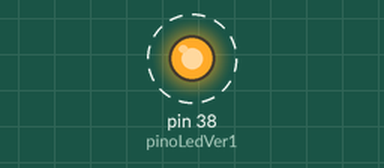
This sketch was run on a simulated Arduino Mega 2560, built with avr-gcc and run on an emulated ATmega2560. On the bench: output pins drawn as LEDs (lit = HIGH). Dashed ring = blinking. What the sketch prints to the serial monitor is not drawn.

Above: at 0.5 s.
Timing chart, 0 to 4.6 s (numbered marks = the images above):
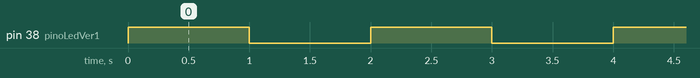

The sketch:

Exercicio_1.ino
```cpp
// Aula de 21/08/2023
// Exercicio-01
/* Lista de atividades:
a) Criar um sketch que faça o LED vermelho, que está conectado ao pino 13 do Arduino
UNO piscar continuamente a cada 1 segundo. Não usar variáveis.
Atenção, salvar o arquivo como "Exercicio-01A".

b)criar uma variável inteira "pinoLED" e atribuir o valor do pino 13 a esta variável
também criar uma variável "tempoEspera" e atribuir o valor de 1 segundo a mesma.
Executar o mesmo programa do item a) só que com variáveis.
Atenção, salvar o arquivo como "Exercicio-01B".

c) Criar uma variável que incremente seu valor em cada passagem do loop e escreva esse
valor no monitor serial do Arduino.
Atenção, salvar o arquivo como "Exercicio-01C".

Use a estrutura base abaixo para iniciar a programação.
*/
int incremento = 0;
int pinoLedVer1 = 38;
int tempoEspera = 1000;

/*-----------------------Exercicio-01B----------------
int pinoLedVer1 = 38;
int tempoEspera = 1000;
*/
void setup() {

  pinMode(pinoLedVer1, OUTPUT);
  Serial.begin(9600);//inicializa o monitor serial

/*-----------------------Exercicio-01B----------------
  pinMode(pinoLedVer1,OUTPUT);
*/

/*-----------------------Exercicio-01A----------------
  pinMode(38, OUTPUT);
  pinMode(44, OUTPUT);
  pinMode(50, OUTPUT);
  */
}

void loop() {
  digitalWrite(pinoLedVer1, HIGH);
  delay(tempoEspera);
  digitalWrite(pinoLedVer1, LOW);
  delay(tempoEspera);
  incremento += 1;
  Serial.println(incremento);

/*-----------------------Exercicio-01B----------------
  digitalWrite(pinoLedVer1, HIGH);
  delay(tempoEspera);
  digitalWrite(pinoLedVer1, LOW);
  delay(tempoEspera);
*/
/* -----------------------Exercicio-01A----------------
  digitalWrite(38, HIGH);
  digitalWrite(44, HIGH);
  digitalWrite(50, HIGH);
  delay(1000);
  digitalWrite(38, LOW);
  digitalWrite(44, LOW);
  digitalWrite(50, LOW);
  delay(1000);
*/
}
```

Measured:
- by itself, pin 38 (pinoLedVer1): alternates HIGH for 1.0 s and LOW for 1.0 s
